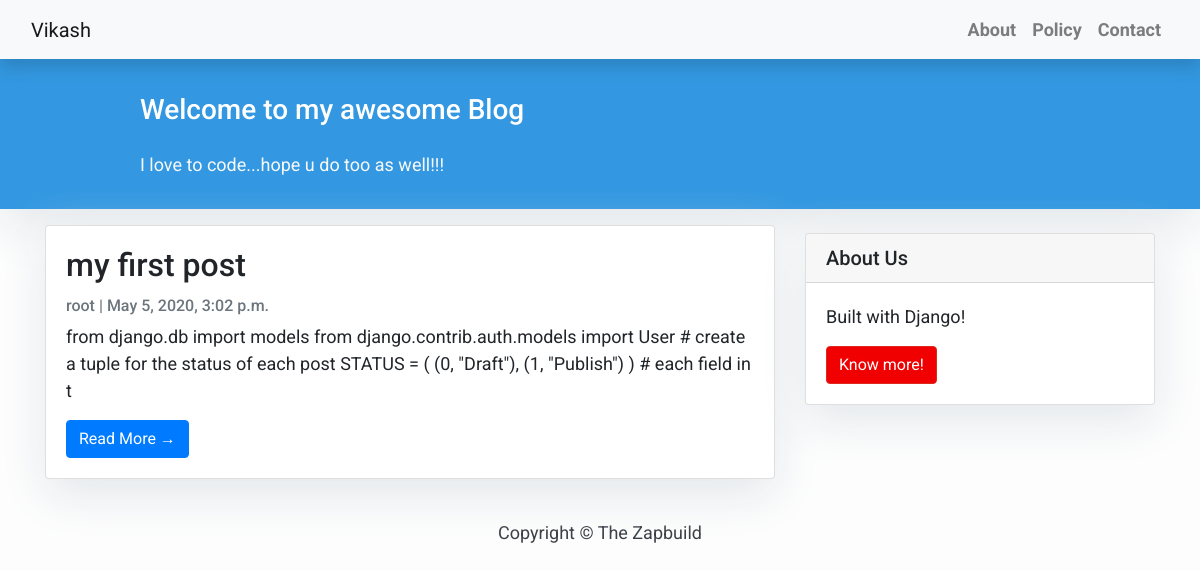
Before: / with the older database file.
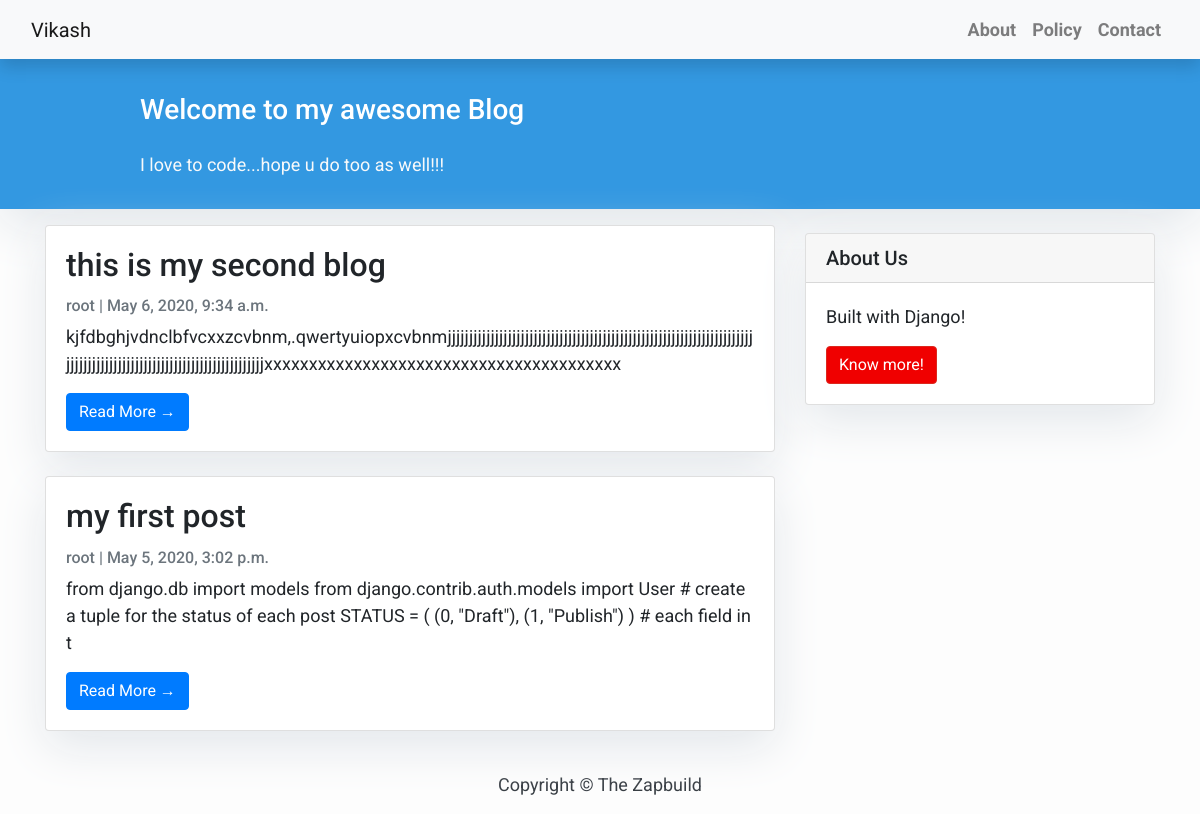
After: the same page with the newer database file.
### Blogapp/models.py (models this page shows, shortened)
class Post(models.Model):
    title = models.CharField(max_length=200,unique=True)
    slug = models.SlugField(max_length=200,unique=True)
    author = models.ForeignKey(User,on_delete=models.CASCADE, related_name='blog_posts')
    updated_on = models.DateTimeField(auto_now=True)
    content = models.TextField()
    created_on = models.DateTimeField(auto_now_add=True)
    status = models.IntegerField(choices=STATUS,default=0)
    class Meta:
        ordering = ['-created_on']

### Blogapp/views.py (the view)
# urls.py: path('', views.PostList.as_view(), name='home'),
class PostList(generic.ListView):
    queryset = Post.objects.filter(status=1).order_by('-created_on')
    template_name = 'blog/index.html'

### Blogapp/templates/blog/index.html (shortened to what this page needs)
{% extends 'blog/base.html' %}
{% block content %}
<header class="masthead">
    <div class="container">
        <div class="row">
            <div class=" col-md-8 col-md-10 mx-auto">
                <div class="site-heading">
                    <h3 class=" site-heading my-4 mt-3 text-white">
                     {% if user.is_authenticated %}
                        Welcome to my awesome Blog {{ user.username }}
                        {% else %}
                        Welcome to my awesome Blog
                        {% endif %}
                    </h3>
                    <p class="text-light">I love to code...hope u do too as well!!! &nbsp
                    </p>
                </div>
            </div>
        </div>
    </div>
</header>
<div class="container">
    <div class="row">
        <div class="col-md-8 mt-3 left">
            {% for post in post_list %}
            <div class="card mb-4">
                <div class="card-body">
                    <h2 class="card-title">{{ post.title }}</h2>
                    <p class="card-text text-muted h6">{{ post.author }} | {{ post.created_on}} </p>
                    <p class="card-text">{{post.content|slice:":200" }}</p>
                    <a href="{% url 'post_detail' post.slug  %}" class="btn btn-primary">Read More &rarr;</a>
                </div>
            </div>
            {% endfor %}
        </div>
        {% block sidebar %} {% include 'blog/sidebar.html' %} {% endblock sidebar %}
    </div>
</div>
{%endblock%}

Changed rows visible on the page:
added Post: title "this is my second blog", author "root", created_on "May 6, 2020, 9:34 a.m.", content "kjfdbghjvdnclbfvcxxzcvbnm,.qwertyuiopxcvbnmjjjjjjjjjjjjjjjjjjjjjjjjjjjjjjjjjjjjjjjjjjjjjjjjjjjjjjjjjjjjjjjjjjjjjjjjjjjjjjjjjjjjjjjjjjjjjjjjjjjjjjjjjjjjjjjjjjjjjxxxxxxxxxxxxxxxxxxxxxxxxxxxxxxxxxxxxxxxx"
